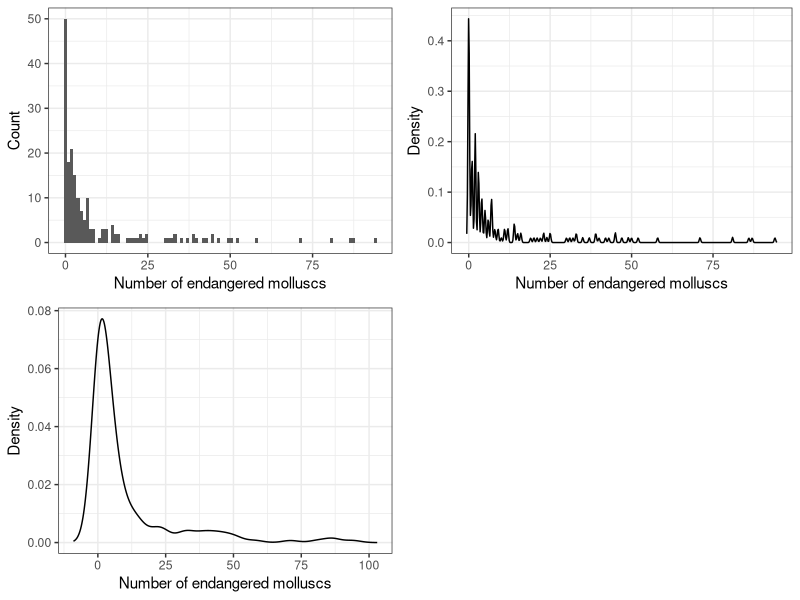
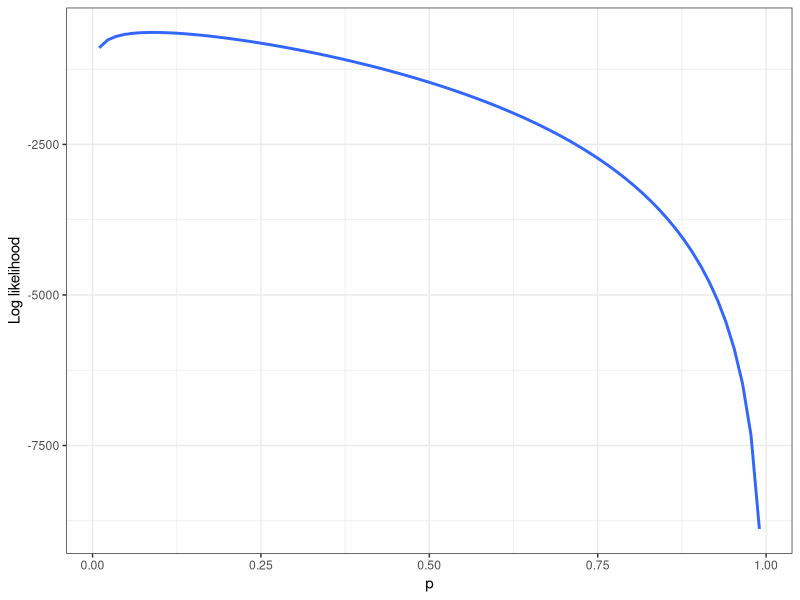
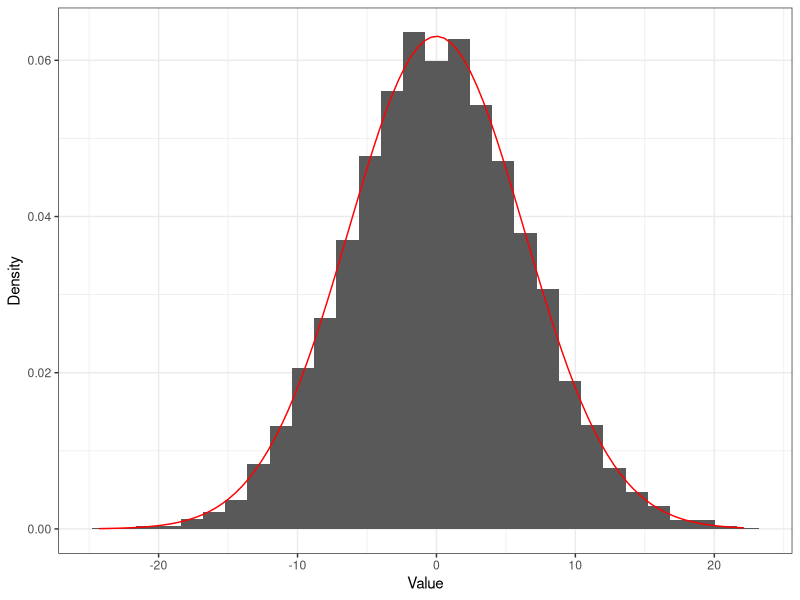

These figures' R source, in order:
## ---- chunk 1
list.of.packages <- c("ggplot2", "gridExtra")
new.packages <- list.of.packages[!(list.of.packages %in% installed.packages()[,"Package"])]
if(length(new.packages)) install.packages(new.packages)

library(ggplot2)
library(gridExtra)
## ---- chunk 2
countries <- read.csv("data/countries.csv")

# Subset only countries with less than 100 molluscs
countries <- countries[countries$bi_molluscs < 100,]
## ---- chunk 3
p1 <- ggplot(countries, aes(x = bi_molluscs)) + 
  geom_histogram(bins = 100) + 
  theme_bw() + 
  xlab("Number of endangered molluscs") + 
  ylab("Count")

# Narrow bandwidth
dens <- density(countries$bi_molluscs, bw = 0.2)
p2 <- ggplot(data.frame(x = dens$x, y = dens$y), aes(x = x, y = y)) + 
  geom_line() + 
  theme_bw() + 
  xlab("Number of endangered molluscs") + 
  ylab("Density")

# Wide bandwidth
dens <- density(countries$bi_molluscs, bw = 3)
p3 <- ggplot(data.frame(x = dens$x, y = dens$y), aes(x = x, y = y)) + 
  geom_line() + 
  theme_bw() + 
  xlab("Number of endangered molluscs") + 
  ylab("Density")

grid.arrange(p1, p2, p3, ncol = 2, nrow=2)
## ---- chunk 4
p <- seq(0.01, 1-0.01, 0.00005)

logliks <- 190 * log(p) + sum(countries$bi_molluscs) * log(1-p)

ggplot(data.frame(p=p, logliks = logliks), aes(x=p, y=logliks)) + 
  geom_smooth(method='loess', span=0.001, formula = y~x) + 
  ylab("Log likelihood") + 
  xlab("p") + 
  theme_bw()
## ---- chunk 5
print(190/(sum(countries$bi_molluscs) + 190))
## ---- chunk 6
n <- 10
sigma <- 2
nsims <- 10^4

run_simulation <- function() {
  y <- 0
  for (i in 1:n) {
    y <- rnorm(1, y, sigma)
  }
  return (y)
}

sim_out <- replicate(nsims, run_simulation(), simplify = T)

ggplot(data.frame(sim_out), aes(x = sim_out)) +
  geom_histogram(bins = 30, aes(y = after_stat(density))) +
  stat_function(fun = dnorm, args = c(0, sqrt(n) * sigma), n = 100, col = "red") + 
  theme_bw() + 
  ylab("Density") + 
  xlab("Value")
